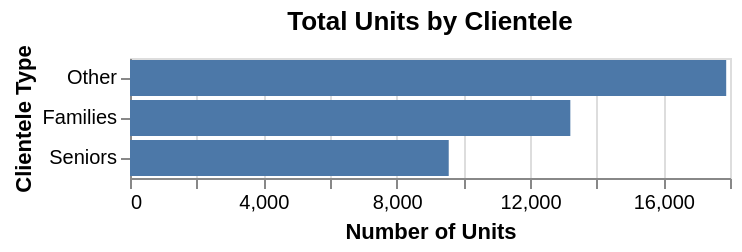

Notebook code for this chart:
### Code cell
# drop Geom column so that altair plays nice
df = df.drop(columns=["Geom"])

units_by_clientele = alt.Chart(
    df[df["unit_category"] == "Clientele"],
    title="Total Units by Clientele"
).mark_bar().encode(
    x=alt.X("sum(unit_count):Q", title="Number of Units"),
    y=alt.Y("unit_detail:N", title="Clientele Type").sort("-x")
)

units_by_clientele.save("../img/clientele_counts.png")

units_by_clientele

### Figure 1 — Vega-Lite specification as saved in the notebook (floating-point values rounded to 4 significant figures; data arrays with more than 128 entries replaced by an {"elided": "..."} marker saying what was removed)
{"config": {"view": {"continuousWidth": 300, "continuousHeight": 300}}, "data": {"name": "data-30b25e84e6fafbbd514fb49caf539886"}, "mark": {"type": "bar"}, "encoding": {"x": {"aggregate": "sum", "field": "unit_count", "title": "Number of Units", "type": "quantitative"}, "y": {"field": "unit_detail", "sort": "-x", "title": "Clientele Type", "type": "nominal"}}, "title": "Total Units by Clientele", "$schema": "https://vega.github.io/schema/vega-lite/v6.1.0.json", "datasets": {"data-30b25e84e6fafbbd514fb49caf539886": {"elided": "948 records"}}}
